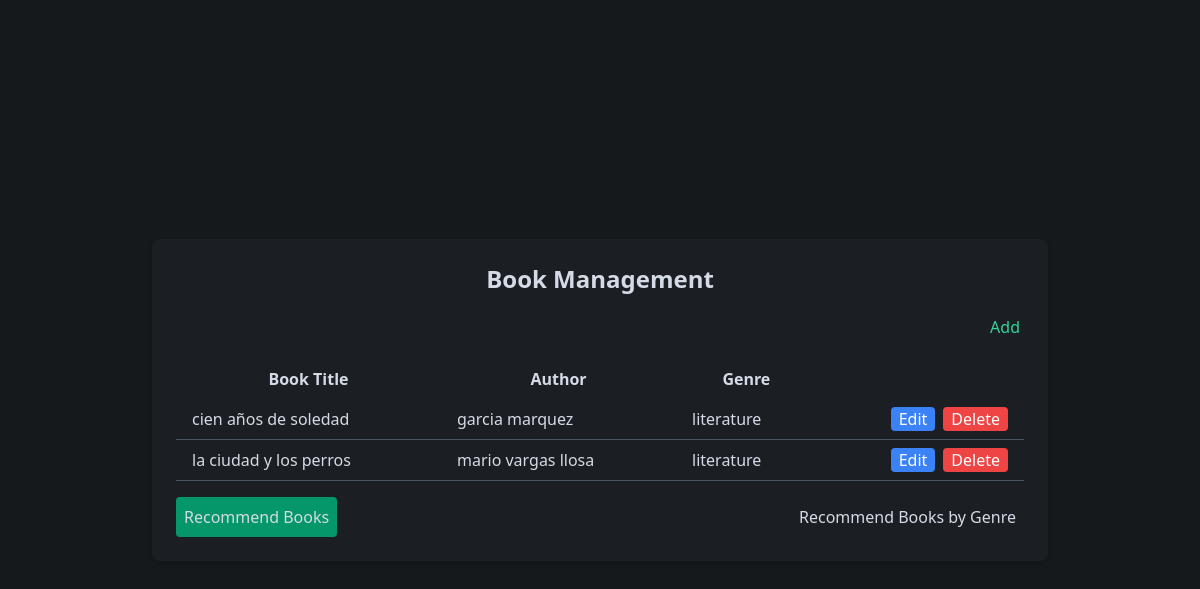
Before: / with the older database file.
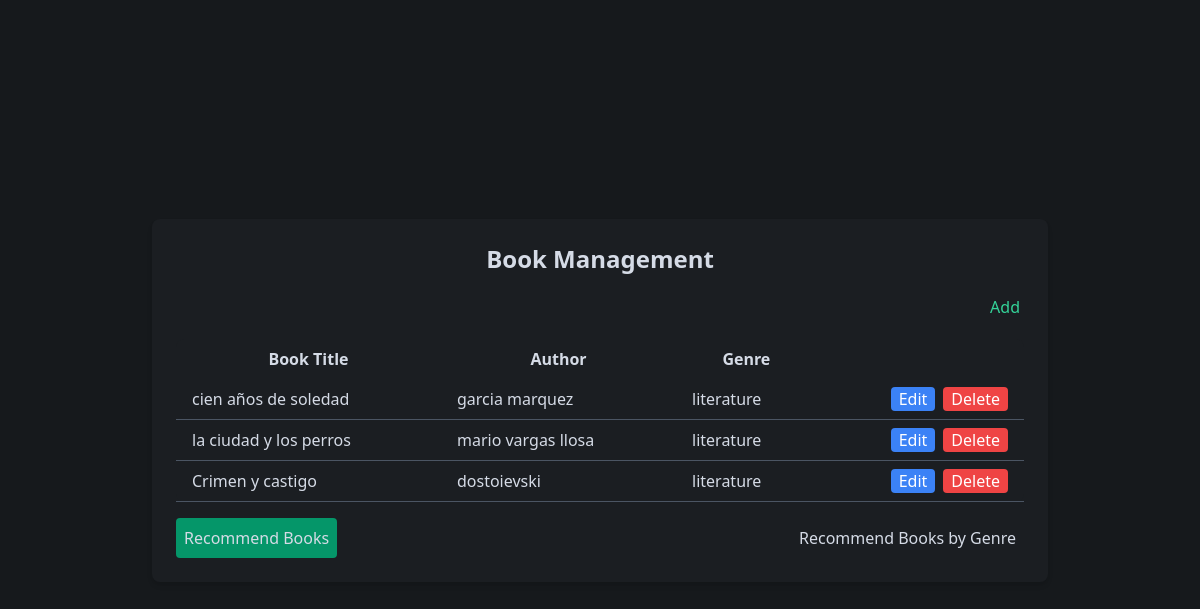
After: the same page with the newer database file.
### tables this page shows
CREATE TABLE books (
                id INTEGER PRIMARY KEY AUTOINCREMENT,
                title TEXT NOT NULL,
                author TEXT NOT NULL,
                genre TEXT NOT NULL
            );

### main.py (the view)
@app.get("/", response_class=HTMLResponse)
async def read_books(request: Request):
    with get_db_connection() as conn:
        books = conn.execute('SELECT * FROM books').fetchall()
    return templates.TemplateResponse("index.html", {"request": request, "books": books})

### templates/index.html (shortened to what this page needs)
<!DOCTYPE html>
<html lang="en">
<head>
    <link href="https://cdn.jsdelivr.net/npm/tailwindcss@2.2.19/dist/tailwind.min.css" rel="stylesheet">
</head>
<body class="flex items-center justify-center min-h-screen">
    <div class="w-full max-w-4xl p-6 bg-custom rounded-lg shadow-md">
        <h1 class="text-2xl font-bold mb-4 text-center">Book Management</h1>
        <div class="flex justify-end mb-4">
            <button onclick="toggleAddBookForm()" class="text-green-400 p-1  rounded transition duration-300">Add</button>
        </div>
        <div class="overflow-x-auto">
            <table class="min-w-full bg-custom rounded-lg">
                <thead>
                    <tr class="bg-[#7e9c8c]">
                        <th class="py-2 px-4 font-bold text-[#d5dbe6]">Book Title</th>
                        <th class="py-2 px-4 font-bold text-[#d5dbe6]">Author</th>
                        <th class="py-2 px-4 font-bold text-[#d5dbe6]">Genre</th>
                        <th class="py-2 px-4"></th>
                    </tr>
                </thead>
                <tbody>
                    {% for book in books %}
                        <tr class="border-b border-gray-600">
                            <td class="py-2 px-4">{{ book['title'] }}</td>
                            <td class="py-2 px-4">{{ book['author'] }}</td>
                            <td class="py-2 px-4">{{ book['genre'] }}</td>
                            <td class="py-2 px-4 flex justify-end">
                                <button onclick="toggleEditForm({{ book['id'] }})" class="bg-blue-500 hover:bg-blue-600 text-white rounded px-2">Edit</button>
                                <form action="/delete_book/" method="post" class="ml-2 inline">
                                    <button type="submit" class="bg-red-500 hover:bg-red-600 text-white rounded px-2">Delete</button>
                                </form>
                            </td>
                        </tr>
                    {% endfor %}
                </tbody>
            </table>
        </div>
        <div class="flex justify-between mt-4">
            <form action="/recommend/" method="post" class="mr-2">
                <button type="submit" class="w-full p-2 bg-green-600 hover:bg-green-900 rounded transition duration-300">Recommend Books</button>
            </form>
            <form action="/recommend_by_genre/" method="post" class="ml-2">
                <button type="button" onclick="toggleGenreField()" class="w-full p-2 bg-[#4fc3a4] hover:bg-[#43b89c] rounded transition duration-300">Recommend Books by Genre</button>
            </form>
        </div>
    </div>
</body>
</html>

### templates/index.html (style rules this page uses)
body { background-color: #16191c; color: #d5dbe6; }
.bg-custom { background-color: #1b1e22; }

Changed rows visible on the page:
added books: title "Crimen y castigo", author "dostoievski", genre "literature"
